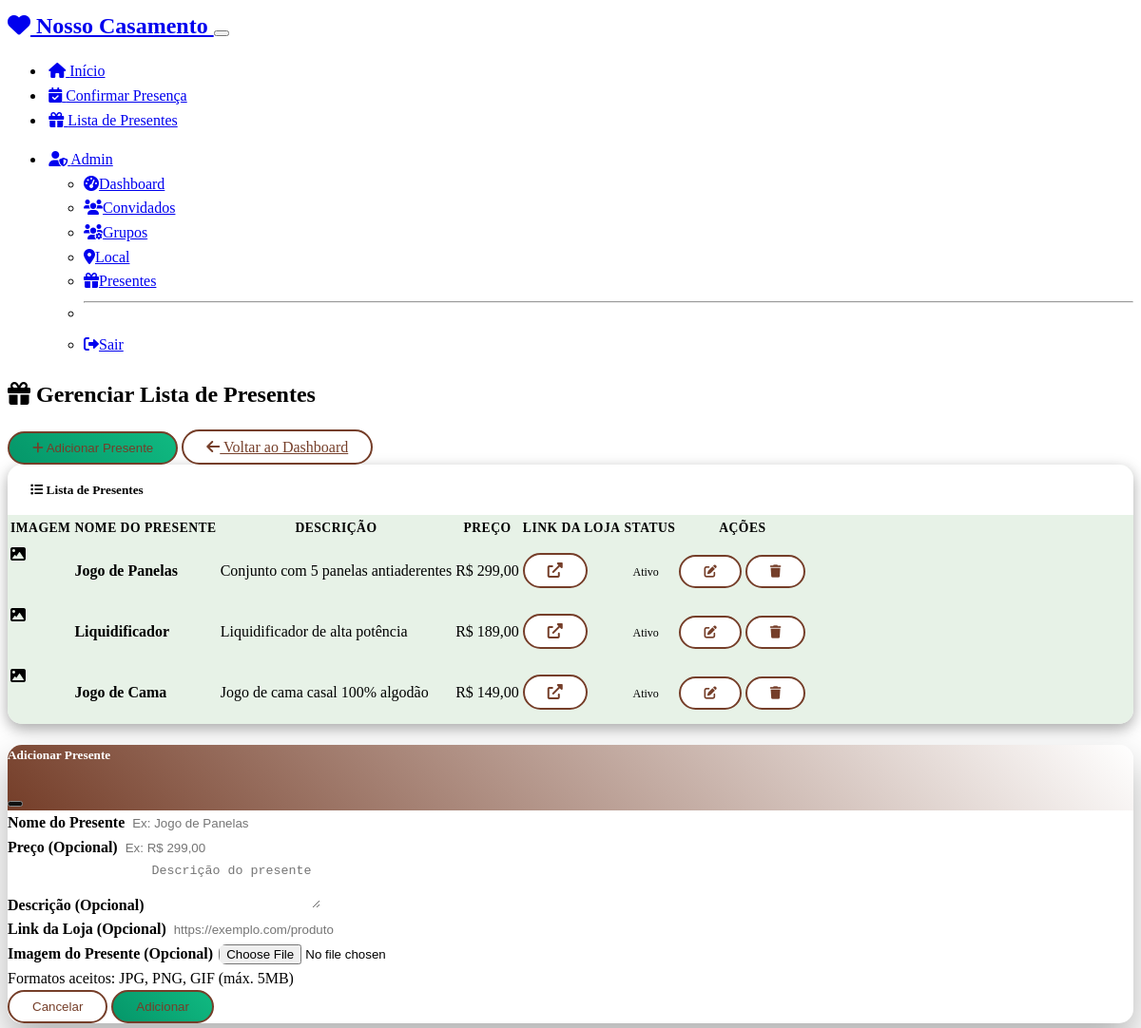
The page /admin/gifts (signed in, upper part) on the database as committed earlier.
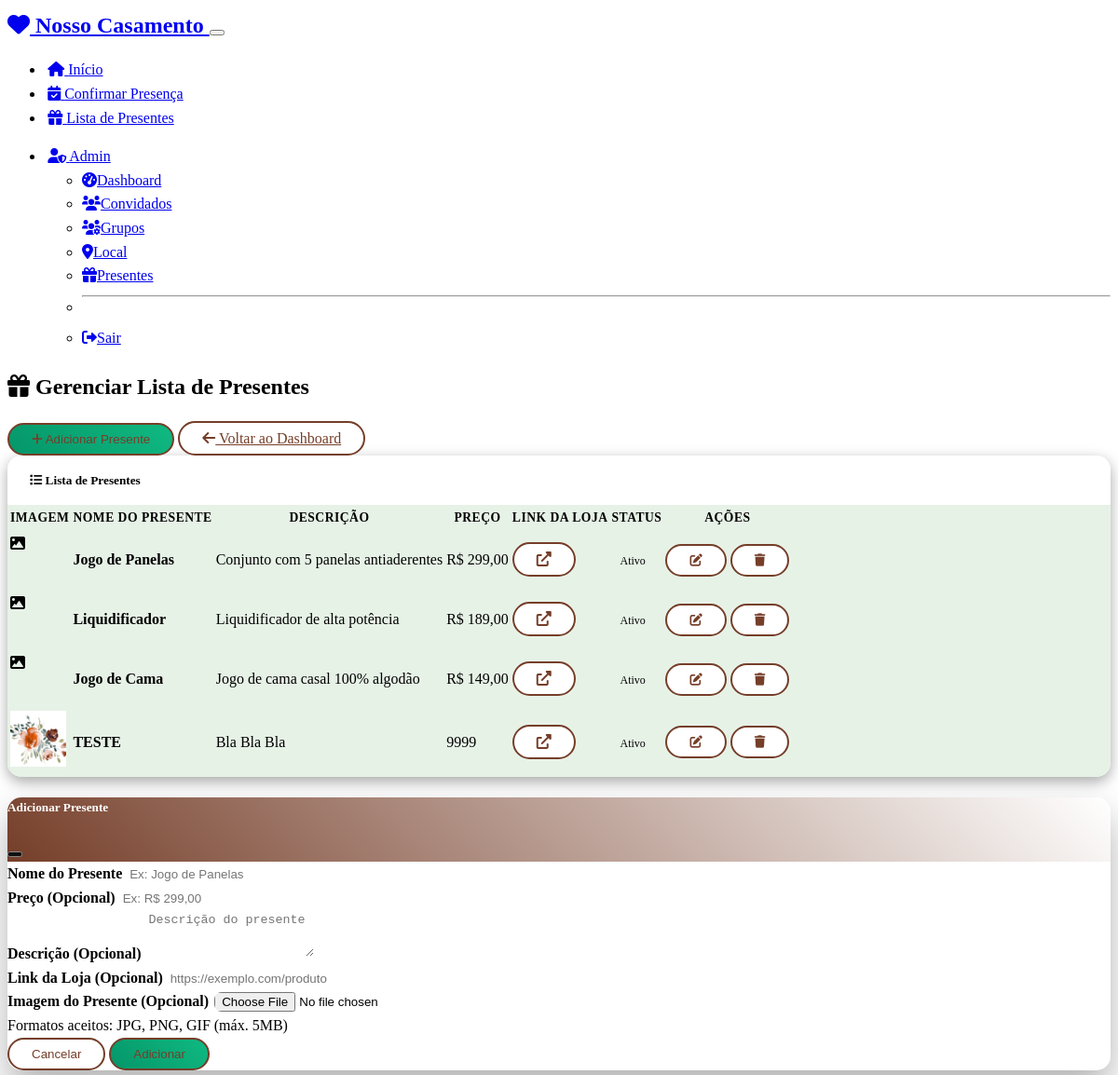
The same page on the database as committed later.
### models.py (models this page shows, shortened)
class GiftRegistry(db.Model):
    id = db.Column(db.Integer, primary_key=True)
    item_name = db.Column(db.String(200), nullable=False)
    description = db.Column(db.Text)
    price = db.Column(db.String(50))  # Armazenado como string para flexibilidade
    store_link = db.Column(db.Text)
    image_filename = db.Column(db.String(255))  # Nome do arquivo de imagem
    is_active = db.Column(db.Boolean, default=True)
    created_at = db.Column(db.DateTime, default=datetime.utcnow)

### routes.py (the view)
@app.route('/admin/gifts')
def admin_gifts():
    if 'admin_id' not in session:
        flash('Acesso negado!', 'danger')
        return redirect(url_for('admin_login'))
    gifts = GiftRegistry.query.all()
    return render_template('admin_gifts.html', gifts=gifts)

### templates/admin_gifts.html (shortened to what this page needs)
{% extends "base.html" %}
{% block content %}
<div class="row">
    <div class="col-12">
        <div class="d-flex justify-content-between align-items-center mb-4">
            <h2>
                <i class="fas fa-gift me-2"></i>
                Gerenciar Lista de Presentes
            </h2>
            <div>
                <button class="btn btn-success" data-bs-toggle="modal" data-bs-target="#addGiftModal">
                    <i class="fas fa-plus me-2"></i>
                    Adicionar Presente
                </button>
                <a href="{{ url_for('admin_dashboard') }}" class="btn btn-outline-secondary">
                    <i class="fas fa-arrow-left me-2"></i>
                    Voltar ao Dashboard
                </a>
            </div>
        </div>
        <div class="card">
            <div class="card-header">
                <h5 class="mb-0">
                    <i class="fas fa-list me-2"></i>
                    Lista de Presentes
                </h5>
            </div>
            <div class="card-body">
                {% if gifts %}
                    <div class="table-responsive">
                        <table class="table table-hover">
                            <thead>
                                <tr>
                                    <th>Imagem</th>
                                    <th>Nome do Presente</th>
                                    <th>Descrição</th>
                                    <th>Preço</th>
                                    <th>Link da Loja</th>
                                    <th>Status</th>
                                    <th>Ações</th>
                                </tr>
                            </thead>
                            <tbody>
                                {% for gift in gifts %}
                                <tr>
                                    <td>
                                        {% if gift.image_filename %}
                                            <img src="{{ url_for('static', filename='uploads/gifts/' + gift.image_filename) }}"
                                                 alt="{{ gift.item_name }}"
                                                 class="img-thumbnail"
                                                 style="width: 60px; height: 60px; object-fit: cover;">
                                        {% else %}
                                            <div class="bg-light d-flex align-items-center justify-content-center"
                                                 style="width: 60px; height: 60px; border-radius: 4px;">
                                                <i class="fas fa-image text-muted"></i>
                                            </div>
                                        {% endif %}
                                    </td>
                                    <td><strong>{{ gift.item_name }}</strong></td>
                                    <td>{{ gift.description[:50] + '...' if gift.description and gift.description|length > 50 else gift.description or '-' }}</td>
                                    <td>{{ gift.price or '-' }}</td>
                                    <td>
                                        {% if gift.store_link %}
                                            <a href="{{ gift.store_link }}" target="_blank" class="btn btn-sm btn-outline-primary">
                                                <i class="fas fa-external-link-alt"></i>
                                            </a>
                                        {% else %}
                                            -
                                        {% endif %}
                                    </td>
                                    <td>
                                        {% if gift.is_active %}
                                            <span class="badge bg-success">Ativo</span>
                                        {% else %}
                                            <span class="badge bg-secondary">Inativo</span>
                                        {% endif %}
                                    </td>
                                    <td>
                                        <button class="btn btn-sm btn-outline-primary"
                                                onclick="editGift({{ gift.id }}, '{{ gift.item_name }}', '{{ gift.description or '' }}', '{{ gift.price or '' }}', '{{ gift.store_link or '' }}', {{ gift.is_active|lower }})">
                                            <i class="fas fa-edit"></i>
                                        </button>
                                        <button class="btn btn-sm btn-outline-danger"
                                                onclick="deleteGift({{ gift.id }}, '{{ gift.item_name }}')">
                                            <i class="fas fa-trash"></i>
                                        </button>
                                    </td>
                                </tr>
                                {% endfor %}
                            </tbody>
                        </table>
                    </div>
                {% else %}
                    <div class="text-center py-5">
                        <i class="fas fa-gift fa-3x text-muted mb-3"></i>
                        <h5>Nenhum presente cadastrado</h5>
                        <p class="text-muted">Adicione seu primeiro presente clicando no botão acima.</p>
                    </div>
                {% endif %}
            </div>
        </div>
    </div>
</div>
<div class="modal fade" id="addGiftModal" tabindex="-1">
    <div class="modal-dialog modal-lg">
        <div class="modal-content">
            <div class="modal-header">
                <h5 class="modal-title">Adicionar Presente</h5>
                <button type="button" class="btn-close" data-bs-dismiss="modal"></button>
            </div>
            <form method="POST" action="{{ url_for('add_gift') }}" enctype="multipart/form-data">
                <div class="modal-body">
                    <div class="row">
                        <div class="col-md-6 mb-3">
                            <label for="item_name" class="form-label">Nome do Presente</label>
                            <input type="text" class="form-control" id="item_name" name="item_name" required placeholder="Ex: Jogo de Panelas">
                        </div>
                        <div class="col-md-6 mb-3">
                            <label for="price" class="form-label">Preço (Opcional)</label>
                            <input type="text" class="form-control" id="price" name="price" placeholder="Ex: R$ 299,00">
                        </div>
                    </div>
                    <div class="mb-3">
                        <label for="description" class="form-label">Descrição (Opcional)</label>
                        <textarea class="form-control" id="description" name="description" rows="3" placeholder="Descrição do presente"></textarea>
                    </div>
                    <div class="mb-3">
                        <label for="store_link" class="form-label">Link da Loja (Opcional)</label>
                        <input type="url" class="form-control" id="store_link" name="store_link" placeholder="https://exemplo.com/produto">
                    </div>
                    <div class="mb-3">
                        <label for="image" class="form-label">Imagem do Presente (Opcional)</label>
                        <input type="file" class="form-control" id="image" name="image" accept="image/*">
                        <div class="form-text">Formatos aceitos: JPG, PNG, GIF (máx. 5MB)</div>
                    </div>
                </div>
                <div class="modal-footer">
                    <button type="button" class="btn btn-secondary" data-bs-dismiss="modal">Cancelar</button>
                    <button type="submit" class="btn btn-success">Adicionar</button>
                </div>
            </form>
        </div>
    </div>
</div>
{% endblock %}

### templates/base.html (shortened to what this page needs)
<!DOCTYPE html>
<html lang="pt-BR" data-bs-theme="dark">
<head>
    <link href="https://cdn.replit.com/agent/bootstrap-agent-dark-theme.min.css" rel="stylesheet">
    <link href="https://cdnjs.cloudflare.com/ajax/libs/font-awesome/6.0.0/css/all.min.css" rel="stylesheet">
    <link href="{{ url_for('static', filename='style.css') }}" rel="stylesheet">
</head>
<body>
    <nav class="navbar navbar-expand-lg navbar-dark bg-dark">
        <div class="container">
            <a class="navbar-brand" href="{{ url_for('index') }}">
                <i class="fas fa-heart me-2"></i>
                Nosso Casamento
            </a>
            <button class="navbar-toggler" type="button" data-bs-toggle="collapse" data-bs-target="#navbarNav">
            </button>
            <div class="collapse navbar-collapse" id="navbarNav">
                <ul class="navbar-nav me-auto">
                    <li class="nav-item">
                        <a class="nav-link" href="{{ url_for('index') }}">
                            <i class="fas fa-home me-1"></i>
                            Início
                        </a>
                    </li>
                    <li class="nav-item">
                        <a class="nav-link" href="{{ url_for('rsvp') }}">
                            <i class="fas fa-calendar-check me-1"></i>
                            Confirmar Presença
                        </a>
                    </li>
                    <li class="nav-item">
                        <a class="nav-link" href="{{ url_for('gifts') }}">
                            <i class="fas fa-gift me-1"></i>
                            Lista de Presentes
                        </a>
                    </li>
                </ul>
                <ul class="navbar-nav">
                    {% if session.admin_id %}
                        <li class="nav-item dropdown">
                            <a class="nav-link dropdown-toggle" href="#" id="adminDropdown" role="button" data-bs-toggle="dropdown">
                                <i class="fas fa-user-shield me-1"></i>
                                Admin
                            </a>
                            <ul class="dropdown-menu">
                                <li><a class="dropdown-item" href="{{ url_for('admin_dashboard') }}">
                                    <i class="fas fa-tachometer-alt me-2"></i>Dashboard
                                </a></li>
                                <li><a class="dropdown-item" href="{{ url_for('admin_guests') }}">
                                    <i class="fas fa-users me-2"></i>Convidados
                                </a></li>
                                <li><a class="dropdown-item" href="{{ url_for('admin_groups') }}">
                                    <i class="fas fa-users-cog me-2"></i>Grupos
                                </a></li>
                                <li><a class="dropdown-item" href="{{ url_for('admin_venue') }}">
                                    <i class="fas fa-map-marker-alt me-2"></i>Local
                                </a></li>
                                <li><a class="dropdown-item" href="{{ url_for('admin_gifts') }}">
                                    <i class="fas fa-gift me-2"></i>Presentes
                                </a></li>
                                <li><hr class="dropdown-divider"></li>
                                <li><a class="dropdown-item" href="{{ url_for('admin_logout') }}">
                                    <i class="fas fa-sign-out-alt me-2"></i>Sair
                                </a></li>
                            </ul>
                        </li>
                    {% endif %}
                </ul>
            </div>
        </div>
    </nav>
    <main class="container my-4">
        {% block content %}{% endblock %}
    </main>
</body>
</html>

### static/style.css (style rules this page uses)
:root { --wedding-primary: rgb(117, 62, 41); --wedding-secondary: white; --wedding-accent: blue; --wedding-gold: #fbbf24; }
body { color: black; line-height: 1.6; }
.container { padding: 0px }
.card { background: rgb(225, 239, 225, 0.8); color: black; border: none; border-radius: 15px; box-shadow: rgba(0, 0, 0, 0.35) 0px 5px 15px; transition: all 0.3s ease; overflow: hidden; }
.card-header { background: white; color: black; border: none; padding: 1rem 1.5rem; }
.card-header h3, .card-header h5, .card-header h6 { margin: 0; color: black; }
.btn { border-radius: 25px; padding: 0.5rem 1.5rem; font-weight: 500; transition: all 0.3s ease; border: 2px solid var(--wedding-primary); color: var(--wedding-primary); background: var(--wedding-secondary); }
.btn-success { background: linear-gradient(45deg, #059669, #10b981); }
.btn-outline-primary { border: 2px solid var(--wedding-primary); color: var(--wedding-primary); background-color: white; }
.navbar-brand { font-weight: bold; font-size: 1.5rem; }
.navbar-nav .nav-link { transition: all 0.3s ease; border-radius: 20px; margin: 0 0.2rem; }
.table { border-radius: 10px; overflow: hidden; }
.table th { background: var(--bs-dark); color: black; border: none; font-weight: 600; text-transform: uppercase; font-size: 0.85rem; letter-spacing: 0.5px; }
.table td { vertical-align: middle; border-color: rgba(255, 255, 255, 0.1); }
.badge { font-size: 0.75rem; padding: 0.5em 0.75em; border-radius: 15px; }
.form-control, .form-select { border-radius: 10px; border: 2px solid rgba(255, 255, 255, 0.2); background: rgba(255, 255, 255, 0.05); transition: all 0.3s ease; }
.form-label { font-weight: 600; color: var(--bs-body-color); margin-bottom: 0.5rem; }
.modal-content { border-radius: 15px; border: none; box-shadow: 0 20px 40px rgba(0, 0, 0, 0.3); }
.modal-header { background: linear-gradient(45deg, var(--wedding-primary), var(--wedding-secondary)); color: white; border: none; border-radius: 15px 15px 0 0; }
.modal-header .btn-close { filter: invert(1); }

Rows that differ between the two databases and show on the page:
added GiftRegistry: image_filename (picture), item_name "TESTE", description "Bla Bla Bla", price "9999", is_active "Ativo"
